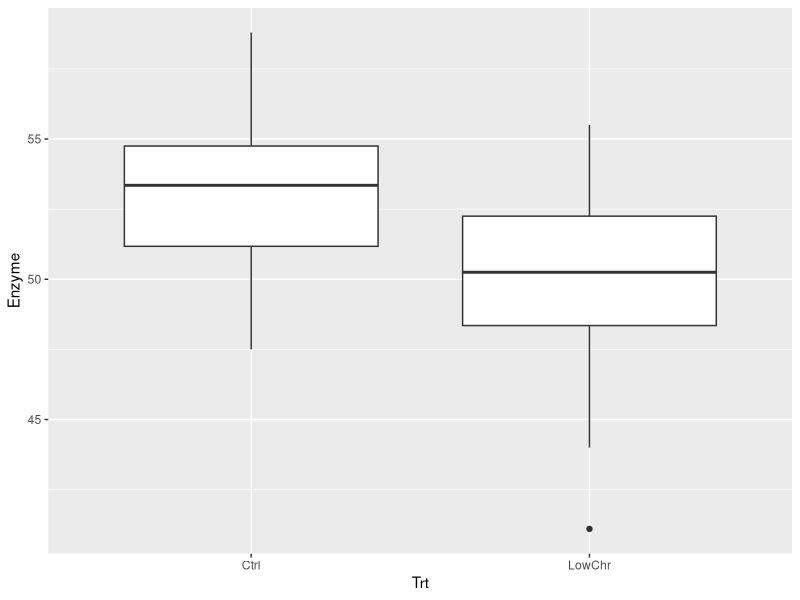
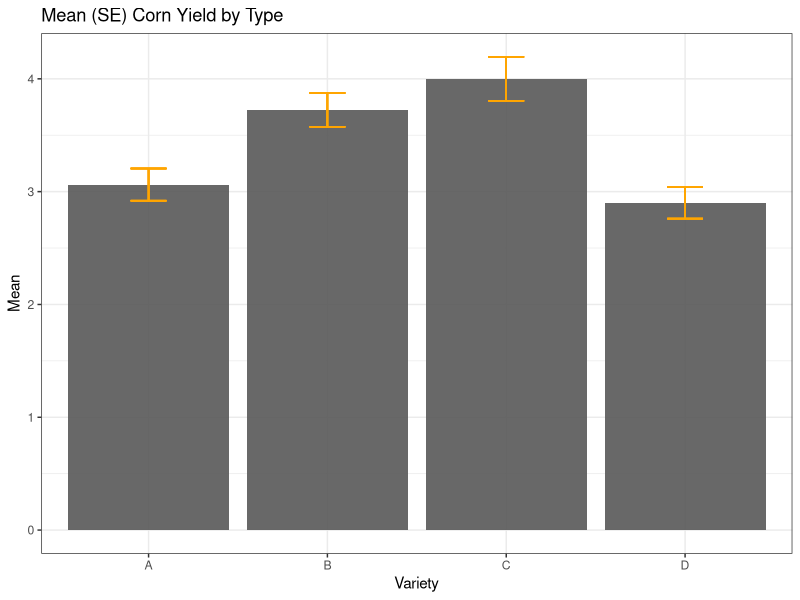

Write the R code that produced these figures, in order.
## ---- chunk 1
library(tidyverse)
library(broom)
library(car)
## ---- chunk 2
rat_data <- readr::read_csv("RatLiver.csv") %>% 
    mutate(Trt = as.factor(Trt)) 
tibble::glimpse(rat_data)
## ---- chunk 3
rat_data %>% 
  ggplot(aes(y = Enzyme, x = Trt)) + 
  geom_boxplot()
## ---- chunk 4
rat_ftest <- tidy(var.test(Enzyme ~ Trt, data = rat_data))
rat_ftest
## ---- chunk 5
rat_levene <- tidy(leveneTest(Enzyme ~ Trt, data = rat_data,
                center = "median"))
rat_levene
## ---- chunk 6
rat_ttest <- tidy(t.test(Enzyme ~ Trt, 
                         data = rat_data, 
                         var.equal = TRUE))
rat_ttest
## ---- chunk 7
rat_lm <- lm(Enzyme ~ Trt, data = rat_data)
anova(rat_lm)
summary(rat_lm)
## ---- chunk 8
tidy(rat_lm)
## ---- chunk 9
corn_data <- readr::read_csv("CornYield.csv") %>% 
  mutate(Variety = as.factor(Variety)) %>%
  group_by(Variety) %>% 
  mutate(Mean = mean(Yield),
         SE = sd(Yield)/sqrt(length(Yield))) %>%
  ungroup()
  
tibble::glimpse(corn_data)
## ---- chunk 10
corn_data %>%
  select(Variety, Mean, SE) %>% 
  ggplot(aes(x = Variety, y = Mean)) + 
  geom_col(alpha = 0.25, position = "dodge") +
  geom_errorbar(aes(ymin = Mean - SE, ymax = Mean + SE), 
                width = 0.2,
                color = "orange",
                position = position_dodge()) +
  ggtitle("Mean (SE) Corn Yield by Type") +
  theme_bw()
## ---- chunk 11
corn_lm <- lm(Yield ~ Variety, data = corn_data)
anova(corn_lm)
summary(corn_lm)
## ---- chunk 12
corn_anova_tidy <- tidy(anova(corn_lm))
corn_anova_tidy
## ---- chunk 13
library(emmeans)
corn_em <- emmeans(corn_lm, pairwise ~ Variety, adjust = "none")
corn_em
## ---- chunk 14
corn_em_info <- emmeans(corn_lm, ~ Variety)
corn_em_tidy <- tidy(corn_em_info)
corn_em_tidy
## ---- chunk 15
corn_em_pairs <- tidy(pairs(corn_em_info), adjust = "none")
corn_em_pairs
## ---- chunk 16
# library(multcomp)
# corn_cld_info <- glht(corn_lm)
# cld(corn_lm)
